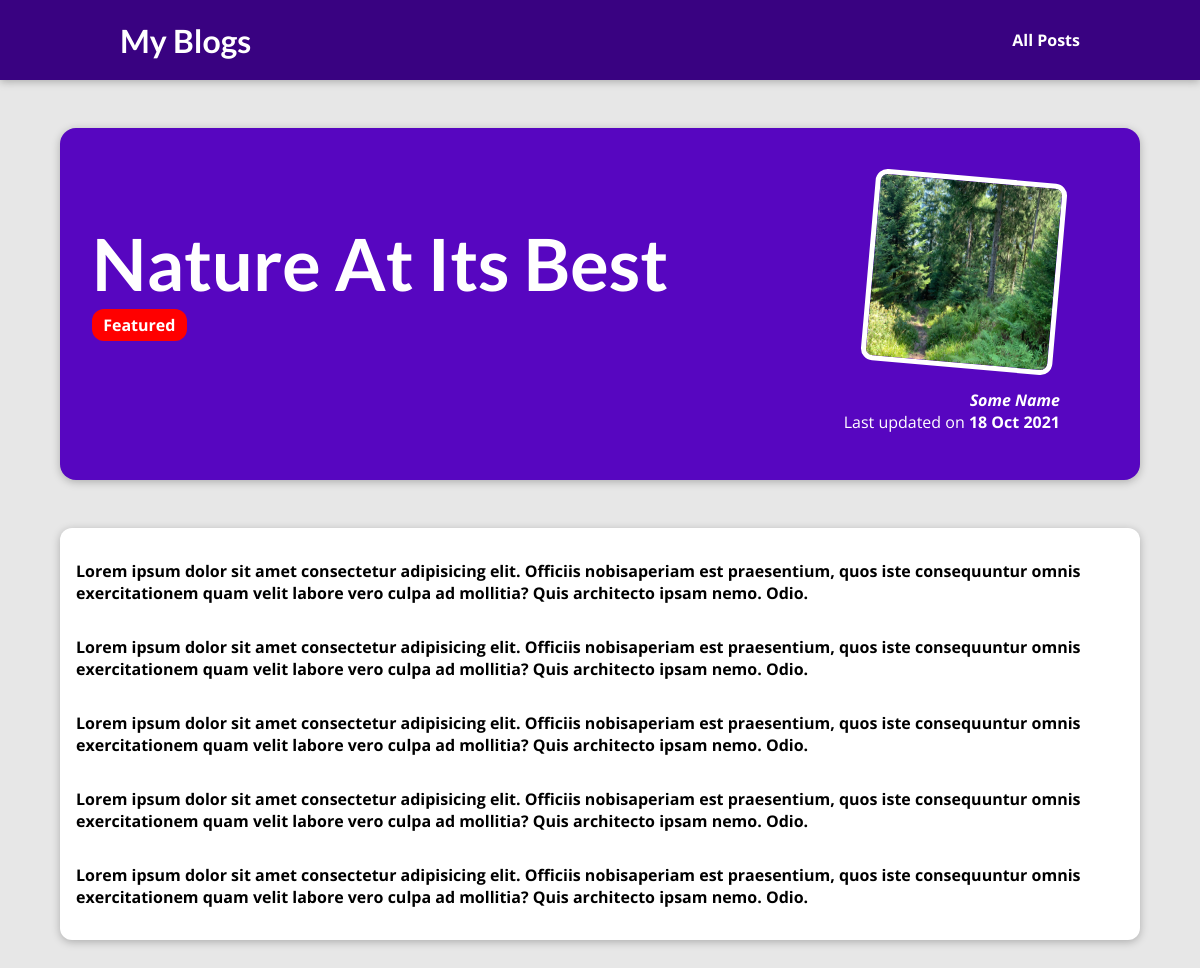
The page /posts/nature-at-its-best on the database its author committed.
### blog/models.py (models this page shows, shortened)
class Post(models.Model):
    title = models.CharField(max_length=150)
    excerpt = models.CharField(max_length=200)
    image_name = models.CharField(max_length=100)
    date = models.DateField(auto_now=True)
    slug = models.SlugField(unique=True, db_index=True)
    content = models.TextField(validators = [MinLengthValidator(10)])
    author = models.ForeignKey(Author, on_delete = models.SET_NULL, null=True, related_name = "posts")
    tags = models.ManyToManyField(Tag)

class Tag(models.Model):
    caption = models.CharField(max_length=20)

class Author(models.Model):
    first_name = models.CharField(max_length = 100)
    last_name = models.CharField(max_length = 100)
    email_address = models.EmailField()
    def full_name(self):
        return f"{self.first_name} {self.last_name}"
    def __str__(self):
        return self.full_name()

### blog/views.py (the view)
# urls.py: path("posts/<slug:slug>", views.post_detail, name="single-post-page")
def post_detail(request, slug):
    identified_post = get_object_or_404(Post, slug=slug)
    return render(request, "blog/post-detail.html", {
        "post":identified_post,
        "post_tags": identified_post.tags.all()
    }
 )

### blog/templates/blog/post-detail.html (shortened to what this page needs)
{% extends "base.html" %}
{% load static%}
{% block css_file_link %}
<link rel="stylesheet" href="{% static "blog/post-detail.css" %}">
{% endblock %}
{% block content%}
    <section id="summary">
        <h2> {{post.title }}</h2>
        <div>
            {% for tag in post_tags%}
                <span class="tag">{{ tag.caption}} </span>
            {% endfor%}
        </div>
        <article>
            <img src="{% static "blog/Images/"|add:post.image_name %}" alt="Post Title" />
            <address> <a href="mailto:{{post.author.email_address}}">{{ post.author}} </a> </address>
            <div>
                Last updated on <time> {{ post.date|date:"d M Y"}} </time>
            </div>
        </article>
    </section>
    <main>
        {{ post.content|linebreaks}}
    </main>
{% endblock %}

### static/app.css (style rules this page uses)
* { box-sizing: border-box; }
html { font-family: 'Open Sans', 'Lato', sans-serif; }
body { margin: 0; }
h1, h2, h3 { font-family: 'Lato', sans-serif; font-weight: bold; }

### blog/static/blog/post-detail.css (style rules this page uses)
body { background-color: #e7e7e7; }
#summary { margin: 8rem auto 3rem auto; padding: 2rem; width: 90%; max-width: 90rem; border-radius: 16px; background-color: #5706c0; position: relative; box-shadow: 0 2px 8px rgba(0, 0, 0, 0.25); height: 22rem; }
#summary h2 { color: white; font-size: 4.5rem; margin-bottom: 0.5rem; }
#summary article { position: absolute; top: 2rem; right: 3rem; padding: 1rem 2rem; border-radius: 12px; text-align: right; color: white; }
#summary article img { width: 12rem; height: 12rem; border-radius: 12px; transform: rotateZ(5deg); border: 5px solid white; margin-bottom: 1rem; }
#summary address { font-weight: bold; }
#summary a { color: white; text-decoration: none; }
#summary time { font-weight: bold; }
main { width: 90%; max-width: 90rem; margin: 3rem auto; background-color: white; padding: 1rem; border-radius: 12px; box-shadow: 0 2px 8px rgba(0, 0, 0, 0.25); display: flex; flex-direction: column; align-items: center; font-weight: bold; }
.tag { background-color: red; color: white; font-weight:bold; border-radius: 12px; padding: 0.3rem 0.7rem; margin-right: 1rem; }

### rows shown on the page
Post: title "Nature At Its Best", image_name (picture), author "Some Name", date "18 Oct 2021", content "Lorem ipsum dolor sit amet consectetur adipisicing elit. Officiis nobisaperiam est praesentium, quos iste consequuntur omnis exercitationem quam velit labore vero culpa ad mollitia? Quis architecto ipsam nemo. Odio. Lorem ipsum dolor sit amet consectetur adipisicing elit. Officiis nobisaperiam est praesentium, quos iste consequuntur omnis exercitationem quam velit labore vero culpa ad mollitia? Quis architecto ipsam nemo. Odio. Lorem ipsum dolor sit amet consectetur adipisicing elit. Officiis nobisaperiam est praesentium, quos iste consequuntur omnis exercitationem quam velit labore vero culpa ad mollitia? Quis architecto ipsam nemo. Odio. Lorem ipsum dolor sit amet consectetur adipisicing…"
Tag: caption "Featured"
